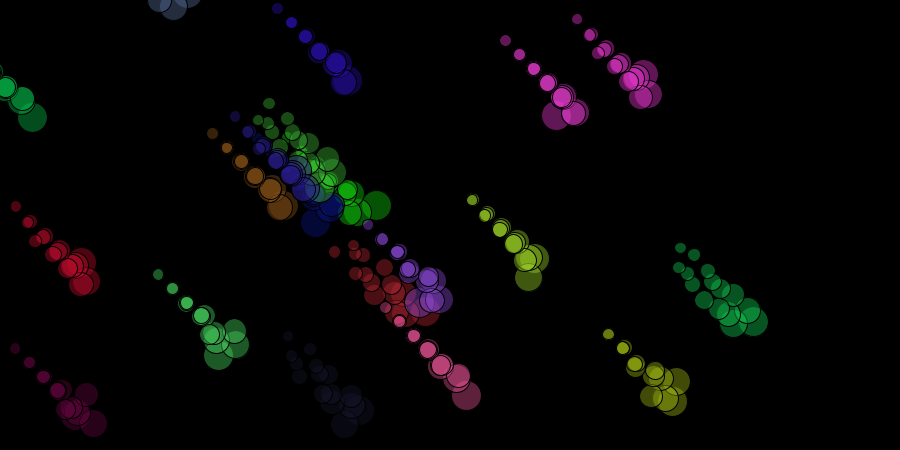
Frame 1 (no input)
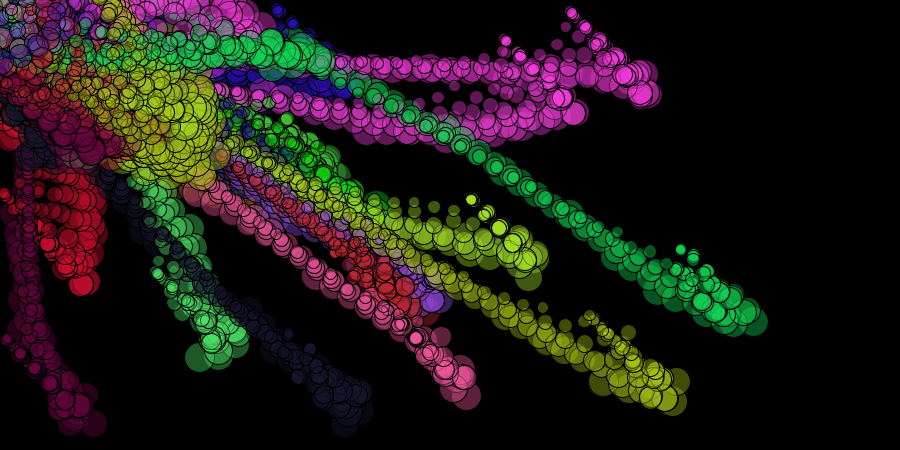
Frame 60 (the mouse pressed at the canvas centre just before this capture)
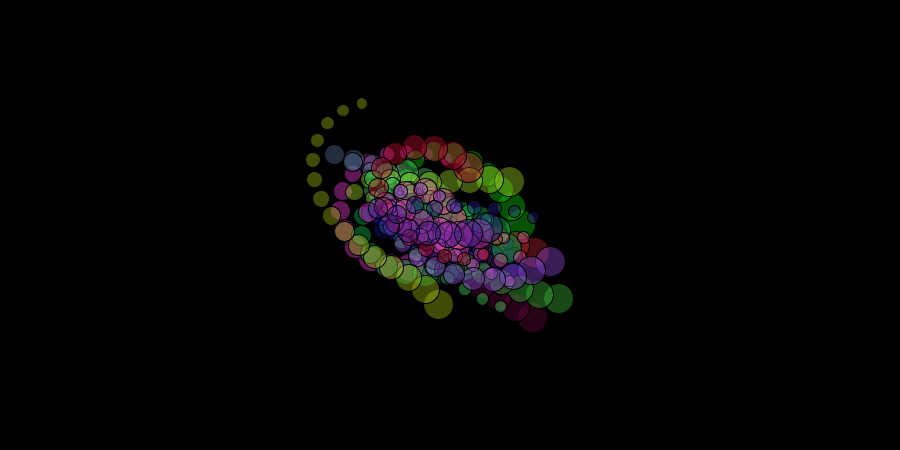
Frame 120 (the mouse held since frame 60 and released just before this capture)

The Processing sketch that drew these frames (run headless with seeded random() and noise(); from frame 60 on, the mouse is pressed at the canvas centre):

// Processing sketch: processing_82699
// ── processing_82699.pde

int tam=20,r_inicial=30;
serpiente[] e=new serpiente[tam];
void setup()
{
  size(900,450);
  for(int i=0;i<tam;i++)
    e[i]=new serpiente(15);
  background(0);
}
void draw()
{
  if(mousePressed)
  background(0);
  for(int i=0;i<tam;i++)
  {
    e[i].avanzar();
    e[i].pintar();
  } 
}
class serpiente
{
  float[] segx,segy,radio;
  float x,y,vx,vy,angulo;
  color col;
  serpiente(int s)
  {
    segx=new float[s];
    segy=new float[s];
    radio=new float[s];
    segx[0]=random(width);
    segy[0]=random(height);
    radio[0]=r_inicial;
    vx=0;
    vy=0;
    col= color(random(255),random(255),random(255));
    for(int i=1;i<s;i++)
    {
      segx[i]=segx[i-1]-5;
      segy[i]=segy[i-1]-5;
      radio[i]=radio[i-1]-radio[i-1]/s;
    }
  }
  void avanzar()
  {
    float dx=mouseX-segx[0];
    float dy=mouseY-segy[0];
    float dis=sqrt(dx*dx+dy*dy);
    angulo=atan2(dy,dx);
    dx*=0.02;
    dy*=0.02;
    if(dis>5)
    {
    vx+=dx;
    vy+=dy;
    }
    segx[0]+=vx+random(-tam,tam);
    segy[0]+=vy+random(-tam,tam);
    vx*=0.95;
    vy*=0.95;
    for(int i=1;i<segx.length;i++)
    {
      float dxx=segx[i]-segx[i-1];
      float dyy=segy[i]-segy[i-1];
      float ang=atan2(dyy,dxx);
      segx[i]=segx[i-1]+20*cos(ang);
      segy[i]=segy[i-1]+20*sin(ang);
    }
  }
  void pintar()
  {
    fill(col,100);
    for(int i=0;i<segx.length;i++)
      ellipse(segx[i],segy[i],radio[i],radio[i]);
  }
}
